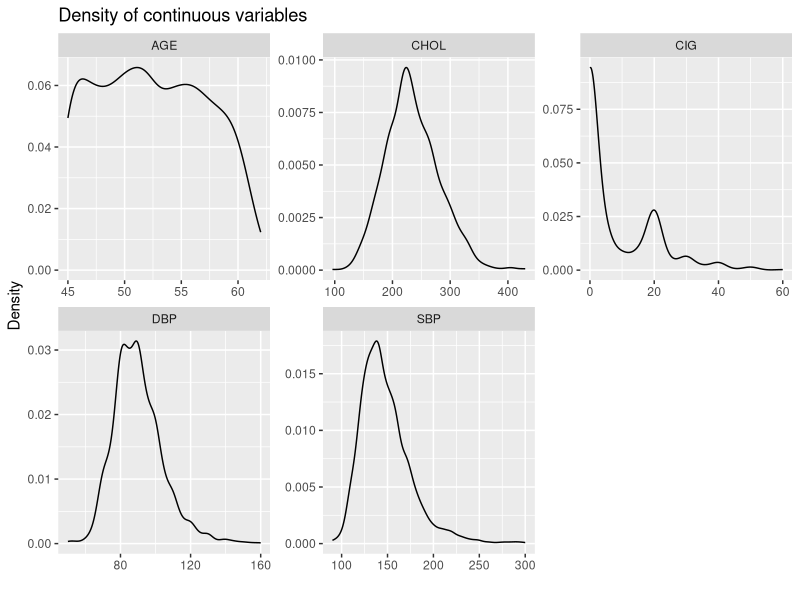
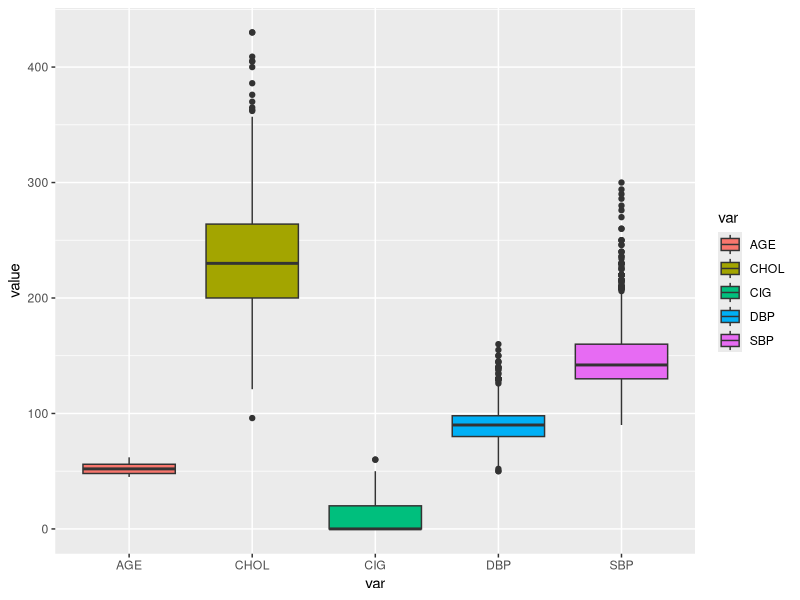
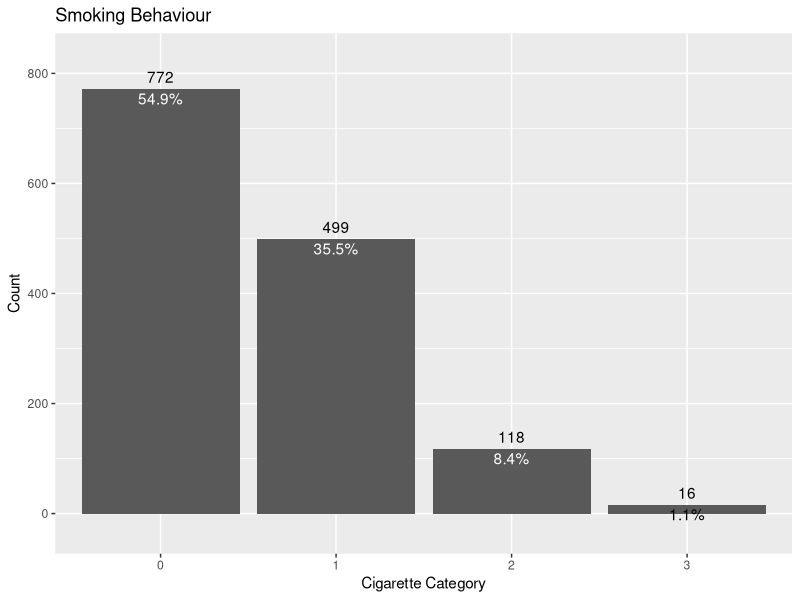
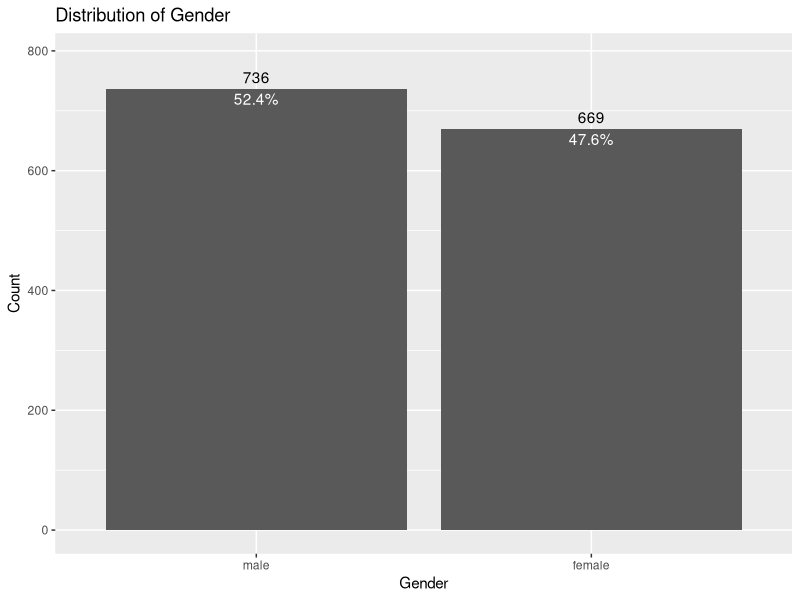
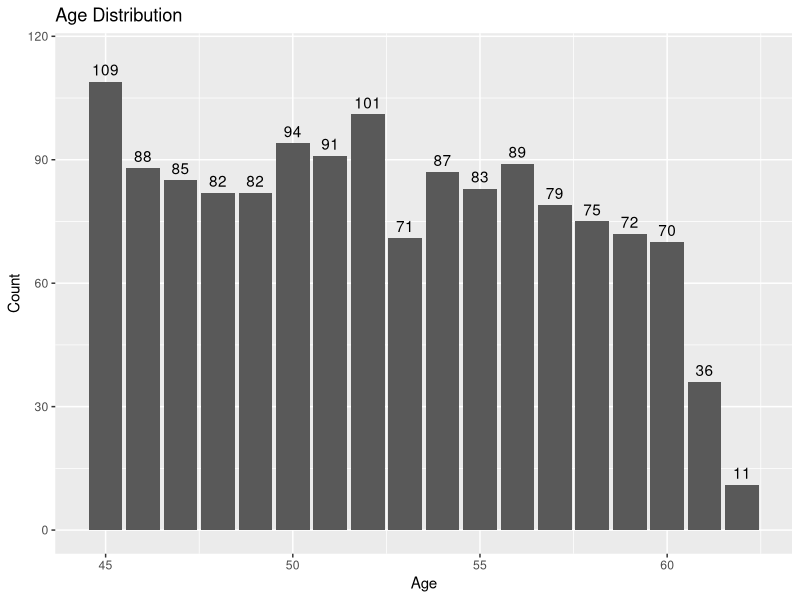
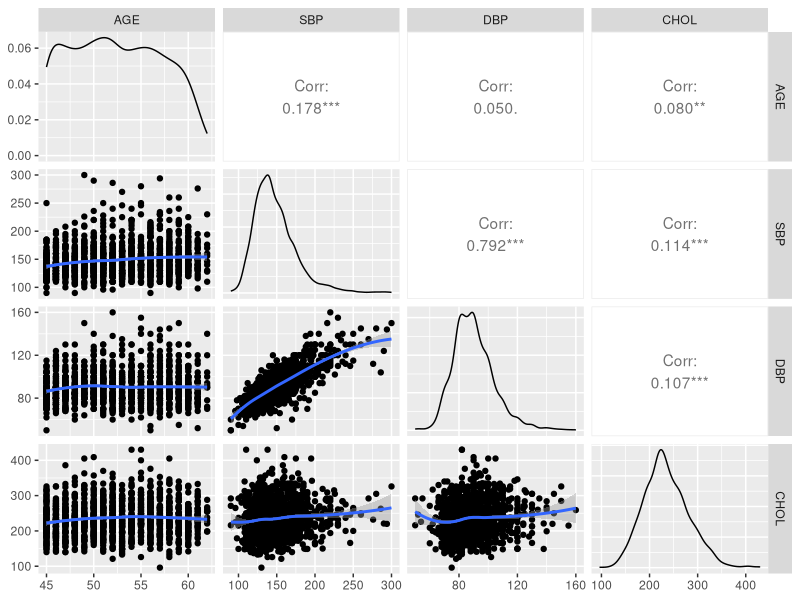
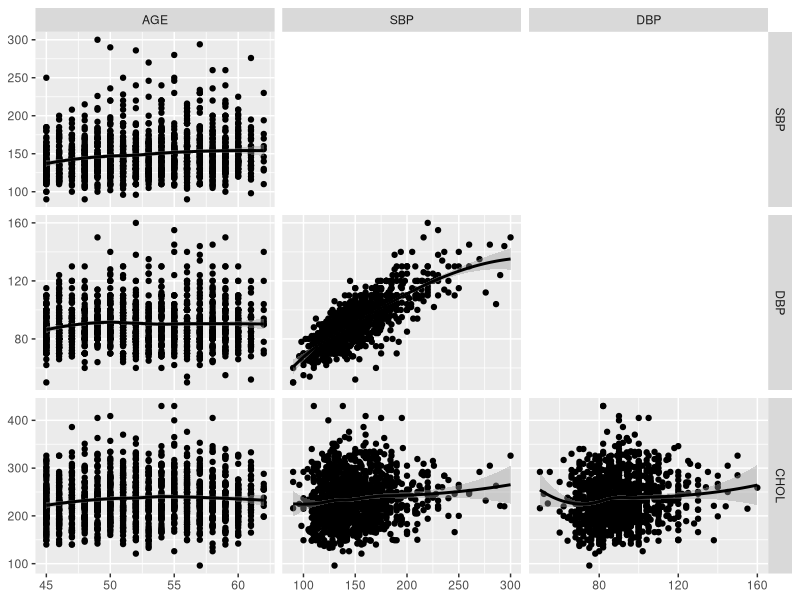
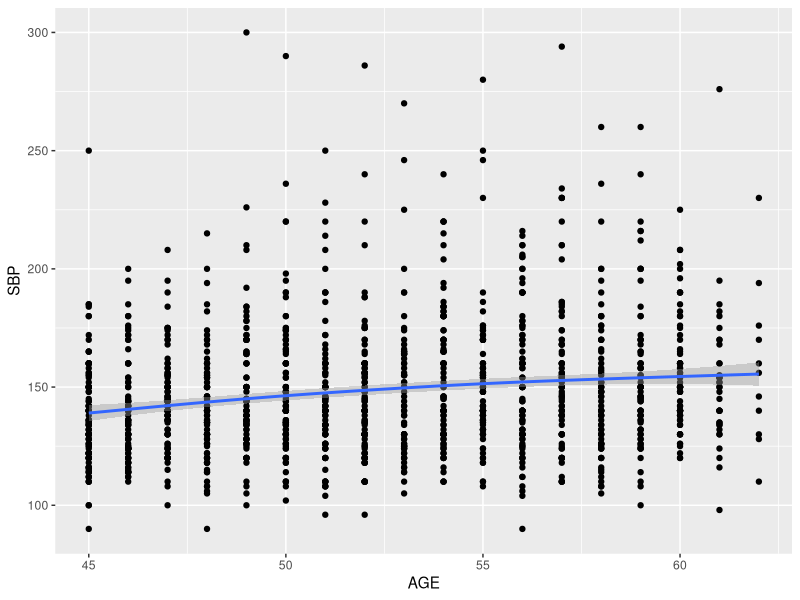

The R script that drew these images, in order:
# Task:
# https://free.openeclass.org/modules/document/
# file.php/SC517/Assignments/Assignment%201/INDEX_DIRECTIONS_eng.html
#


# AGE: Patients’ age
# SBP: Systolic Blood Pressure
# DBP: Diastolic Blood Pressure
# CHOL: Total Cholesterol level
# CIG: Number of cigarettes smoked per day
# MALE: Gender, 0 for Females, 1 for Males



# import ------------------------------------------------------------------
library(GGally)
library(tidyr)
library(ggplot2)
library(haven)


data <- read_sav("12_framdata.sav")


# You are asked to answer the following questions by analyzing the data


# a -----------------------------------------------------------------------

# a. Present suitable descriptive measures for all the variables individually,
# as well as for their (pairwise) associations

# remove NA in CIG for one observation
data <- na.omit(data)
data <- data[, c("AGE", "SBP", "DBP", "CHOL", "CIG", "MALE", "cig_cat")]


data$cig_cat <- factor(data$cig_cat)
data$MALE <- factor(data$MALE)


summary(data)

table(data$CIG, data$cig_cat)

# cat
# 0 = no cigarettes
# 1 = 1-20 per day
# 2 = 25-40
# 3 = 45-60


data_long <- data %>%
  pivot_longer(
    cols = c(AGE, SBP, DBP, CHOL, CIG),
    names_to = "var"
  )

data_long$var <- factor(data_long$var)




# plots individual --------------------------------------------------------

# density matrix
ggplot(data_long, aes(value)) +
  geom_density() +
  facet_wrap(~var, scales = "free") +
  labs(x = "", y = "Density", title = "Density of continuous variables")

ggsave("plots/density.png", width = 13, units = "cm")



# boxplot each var
ggplot(data_long, aes(x = var, y = value, fill = var)) +
  geom_boxplot()



# barplot smoking cat
ggplot(data, aes(cig_cat)) +
  geom_bar() +
  geom_text(stat = "count", aes(label = ..count..), vjust = -0.5) +
  geom_text(
    stat = "count",
    aes(label = scales::percent((..count..) / sum(..count..))),
    vjust = +1.3,
    col = c(rep("white", 3), "black")
  ) +
  ylim(-30, 830) +
  labs(x = "Cigarette Category", y = "Count", title = "Smoking Behaviour")




# barplot male
ggplot(data, aes(MALE)) +
  geom_bar() +
  geom_text(stat = "count", aes(label = ..count..), vjust = -0.5) +
  geom_text(
    stat = "count",
    aes(label = scales::percent((..count..) / sum(..count..))),
    vjust = +1.3,
    col = "white"
  ) +
  ylim(0, 790) +
  labs(x = "Gender", y = "Count", title = "Distribution of Gender") +
  scale_x_discrete(labels = c("male", "female"))
ggsave("plots/gender.png", width = 13, units = "cm")



# barplot age
ggplot(data, aes(AGE)) +
  geom_bar() +
  geom_text(stat = "count", aes(label = ..count..), vjust = -0.5) +
  ylim(0, 115) +
  labs(x = "Age", y = "Count", title = "Age Distribution")
ggsave("plots/age.png", width = 13, units = "cm")



add_loss <- function(data, mapping, method="loess", ...){
  p <- ggplot(data = data, mapping = mapping) + 
    geom_point() + 
    geom_smooth(method=method, ...)
  p
}


gpairs_lower <- function(g){
  g$plots <- g$plots[-(1:g$nrow)]
  g$yAxisLabels <- g$yAxisLabels[-1]
  g$nrow <- g$nrow -1
  
  g$plots <- g$plots[-(seq(g$ncol, length(g$plots), by = g$ncol))]
  g$xAxisLabels <- g$xAxisLabels[-g$ncol]
  g$ncol <- g$ncol - 1
  
  g
}

# Default loess curve    
ggpairs(data[1:4], lower = list(continuous = add_loss))
gp_plot <- ggpairs(data[1:4],
        lower = list(continuous = "smooth_loess"),
        upper  = list(continuous = "blank"),
        diag  = list(continuous = "blankDiag"))

gpairs_lower(gp_plot)





# continuous vars
cont <- c("AGE", "SBP", "DBP", "CHOL", "CIG")

for (i in 1:4) {
  for (j in 2:5) {
    if (i != j) {
      p <- ggplot(data, aes_string(cont[i], cont[j])) +
        geom_point() +
        geom_smooth()

      print(p)
    }
  }
}


# per gender


# b -----------------------------------------------------------------------

# b. Is there a correlation between systolic and diastolic blood pressure?


cor(data$SBP, data$DBP)
cor(data$SBP, data$DBP, method = "spearman")

ggplot(data, aes(SBP, DBP)) +
  geom_point() +
  geom_smooth()

mod0 <- lm(SBP ~ DBP, data)
summary(mod0)


# c -----------------------------------------------------------------------

# c. Is the number of cigarettes associated with the patients’ systolic
# pressure?


ggplot(data, aes(CIG, SBP)) +
  geom_point() +
  geom_smooth()


ggplot(data, aes(SBP, col = cig_cat)) +
  geom_density()


mod1 <- lm(SBP ~ cig_cat, data)
summary(mod1)

mod2 <- lm(SBP ~ CIG, data)
summary(mod2)

# d -----------------------------------------------------------------------

# d. Estimate a linear model that examines the association of cholesterol levels
# with the rest of the variables in the dataset


mod3 <- lm(log(CHOL) ~ AGE + SBP + DBP + cig_cat + MALE, data)
summary(mod3)
plot(mod3)

car::vif(mod3)



library(mgcv)

mod4 <- gam(CHOL ~ s(AGE, bs = "ps") + s(SBP, bs = "ps") + s(DBP, bs = "ps")
  + cig_cat + MALE, family = gaussian, data = data)
plot(mod4)
